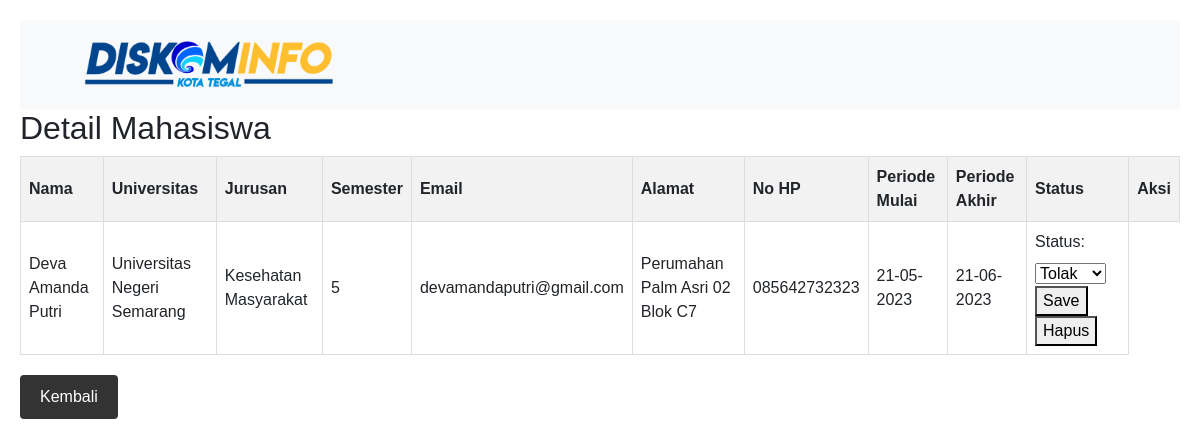
Screenshot of /detail-mahasiswa.php?id=4 with the database file from the repository.
### tables this page shows
CREATE TABLE `data_mahasiswa` (
  `id` int(11) NOT NULL,
  `nama` varchar(100) NOT NULL,
  `universitas` varchar(50) NOT NULL,
  `jurusan` varchar(50) NOT NULL,
  `semester` int(5) NOT NULL,
  `email` varchar(100) NOT NULL,
  `alamat` varchar(400) NOT NULL,
  `no_hp` varchar(15) NOT NULL,
  `periode_mulai` varchar(50) NOT NULL,
  `periode_akhir` varchar(50) NOT NULL,
  `status` tinyint(1) NOT NULL
);

### detail-mahasiswa.php (the view, shortened to what this page needs)
<?php
include "functions.php";
if (isset($_GET['id'])) {
    $mahasiswa_id = $_GET['id'];
    $query = "SELECT * FROM data_mahasiswa WHERE id = $mahasiswa_id";
    $result = mysqli_query($conn, $query);
    if (mysqli_num_rows($result) > 0) {
      $mahasiswa = mysqli_fetch_assoc($result);
    } else {
      echo "Data not found";
    }
  }
?>
<!DOCTYPE html>
<html>
<head>
<link rel="stylesheet" href="./index.css" />
<link
      rel="stylesheet"
      href="https://cdn.jsdelivr.net/npm/bootstrap@4.3.1/dist/css/bootstrap.min.css"
    />
</head>
<body>
<nav class="navbar navbar-expand-lg navbar-light bg-light p-3">
      <a class="navbar-brand ml-5" href="./"><img class="logo-nav" src="./img/logo_diskominfo.png" alt="" /></a>
    </nav>
    <div class="row">
      <div class="col"><h2>Detail Mahasiswa</h2>
      <table>
  <tr>
    <th>Nama</th>
    <th>Universitas</th>
    <th>Jurusan</th>
    <th>Semester</th>
    <th>Email</th>
    <th>Alamat</th>
    <th>No HP</th>
    <th>Periode Mulai</th>
    <th>Periode Akhir</th>
    <th>Status</th>
    <th>Aksi</th>
  </tr>
  <tr>
    <td><?= $mahasiswa['nama'] ?></td>
    <td><?= $mahasiswa['universitas'] ?></td>
    <td><?= $mahasiswa['jurusan'] ?></td>
    <td><?= $mahasiswa['semester'] ?></td>
    <td><?= $mahasiswa['email'] ?></td>
    <td><?= $mahasiswa['alamat'] ?></td>
    <td><?= $mahasiswa['no_hp'] ?></td>
    <td><?= $mahasiswa['periode_mulai'] ?></td>
    <td><?= $mahasiswa['periode_akhir'] ?></td>
    <td>
      <form action="" method="POST">
        <label for="status">Status:</label>
        <select name="status" id="status">
          <option value="0">Tolak</option>
        </select>
        <button type="submit" class="btn-save" name="save">Save</button>
        <button type="submit" class="btn-delete" name="delete">Hapus</button>
      </form>
    </td>
  </tr>
</table>
    <a class="btn-back" href="list-pendaftar.php">Kembali</a>
  </div>
</div>
</body>
</html>

### index.css (style rules this page uses)
.logo-nav { width: 250px; }
html, body { max-width: 100%; overflow-x: hidden; }
body { background-color: #e6eaf5; font-family: "Roboto", sans-serif; }

### detail-mahasiswa.php (style rules this page uses)
body { font-family: Arial, sans-serif; padding: 20px; }
table { width: 100%; border-collapse: collapse; margin-bottom: 20px; }
th, td { padding: 8px; border: 1px solid #ddd; }
th { background-color: #f2f2f2; }
.btn-back { display: inline-block; padding: 10px 20px; background-color: #333; color: #fff; text-decoration: none; border-radius: 4px; }

### rows the page displays
data_mahasiswa: nama "Deva Amanda Putri", universitas "Universitas Negeri Semarang", jurusan "Kesehatan Masyarakat", semester "5", email "devamandaputri@gmail.com", alamat "Perumahan Palm Asri 02 Blok C7", no_hp "085642732323", periode_mulai "21-05-2023", periode_akhir "21-06-2023"
